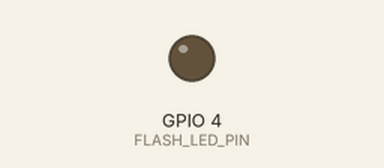
Simulated run of this sketch. Board: ESP32. Shown: output pins drawn as LEDs (lit = HIGH). WiFi joins after 1.5 s; servers stay silent unless stated; uploads are accepted with an empty reply; the camera gives no picture; what the sketch prints to the serial monitor is not drawn. At 4.6 s the program puts the board to deep sleep or switches it off; the recording ends there.

Above: at 0.0 s.
At 3.9 s:
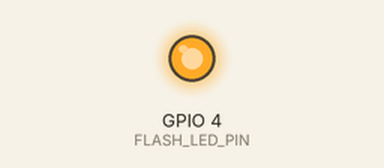
Timing chart, 0 to 4.6 s (numbered marks = the images above):
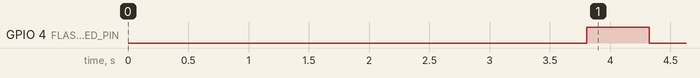

The sketch:

v2.ino
```cpp
#include "esp_camera.h"
#include <WiFi.h>
#include <HTTPClient.h>
#include "esp_sleep.h"

// ===== CONFIG WiFi & Server =====
const char* WIFI_SSID     = "xxxxxxxxxxxxxxx";
const char* WIFI_PASSWORD = "xxxxxxxxxxxxxxx";

// ใช้ IP ของเครื่อง AppServ (ห้ามใช้ localhost)
const char* SERVER_URL    = "http://xxxxxxxxx/meter_upload.php";
const char* DEVICE_ID     = "ESP32CAM_01";

// ตอนทดสอบ: ถ่ายทุก 60 วินาที
#define SLEEP_TIME_US (60ULL * 1000000ULL)

// ใช้งานจริงวันละครั้ง: ปลดคอมเมนต์บรรทัดนี้แทน
// #define SLEEP_TIME_US (24ULL * 60ULL * 60ULL * 1000000ULL)

// ===== PIN ESP32-CAM (AI Thinker) =====
#define PWDN_GPIO_NUM     32
#define RESET_GPIO_NUM    -1
#define XCLK_GPIO_NUM      0
#define SIOD_GPIO_NUM     26
#define SIOC_GPIO_NUM     27

#define Y9_GPIO_NUM       35
#define Y8_GPIO_NUM       34
#define Y7_GPIO_NUM       39
#define Y6_GPIO_NUM       36
#define Y5_GPIO_NUM       21
#define Y4_GPIO_NUM       19
#define Y3_GPIO_NUM       18
#define Y2_GPIO_NUM        5
#define VSYNC_GPIO_NUM    25
#define HREF_GPIO_NUM     23
#define PCLK_GPIO_NUM     22

#define FLASH_LED_PIN      4   // แฟลชบนบอร์ดส่วนใหญ่ใช้ GPIO4

// ===== ตั้งค่ากล้องแบบเน้นคุณภาพภาพ =====
void initCameraHighQuality() {
  camera_config_t config;
  config.ledc_channel = LEDC_CHANNEL_0;
  config.ledc_timer   = LEDC_TIMER_0;

  config.pin_d0       = Y2_GPIO_NUM;
  config.pin_d1       = Y3_GPIO_NUM;
  config.pin_d2       = Y4_GPIO_NUM;
  config.pin_d3       = Y5_GPIO_NUM;
  config.pin_d4       = Y6_GPIO_NUM;
  config.pin_d5       = Y7_GPIO_NUM;
  config.pin_d6       = Y8_GPIO_NUM;
  config.pin_d7       = Y9_GPIO_NUM;
  config.pin_xclk     = XCLK_GPIO_NUM;
  config.pin_pclk     = PCLK_GPIO_NUM;
  config.pin_vsync    = VSYNC_GPIO_NUM;
  config.pin_href     = HREF_GPIO_NUM;
  config.pin_sscb_sda = SIOD_GPIO_NUM;
  config.pin_sscb_scl = SIOC_GPIO_NUM;
  config.pin_pwdn     = PWDN_GPIO_NUM;
  config.pin_reset    = RESET_GPIO_NUM;

  config.xclk_freq_hz = 20000000;
  config.pixel_format = PIXFORMAT_JPEG;

  // ใช้ความละเอียดสูงหน่อยเพื่ออ่านเลขง่าย
  config.frame_size   = FRAMESIZE_SVGA;   // 800x600
  config.jpeg_quality = 10;              // 0-63 (ต่ำ = ชัด)
  config.fb_count     = 1;               // เราใช้แค่เฟรมเดียว

  config.fb_location  = CAMERA_FB_IN_PSRAM;
  config.grab_mode    = CAMERA_GRAB_WHEN_EMPTY;

  esp_err_t err = esp_camera_init(&config);
  if (err != ESP_OK) {
    Serial.printf("Camera init failed with error 0x%x\n", err);
    return;
  }

  Serial.println("Camera init success");

  // ปรับ sensor ให้ภาพคม/สว่างขึ้นนิดนึง
  sensor_t *s = esp_camera_sensor_get();
  if (s) {
    s->set_framesize(s, FRAMESIZE_SVGA); // ย้ำอีกที เผื่อมีค่า default แปลก ๆ
    s->set_brightness(s, 1);             // -2..2
    s->set_contrast(s, 1);               // -2..2
    s->set_sharpness(s, 1);              // -2..2
    s->set_saturation(s, 0);             // -2..2
    s->set_gainceiling(s, GAINCEILING_16X);
    // ถ้าภาพสว่างเกิน/มืดเกิน ค่อยมา fine-tune ตรงนี้ภายหลัง
  }
}

// ===== เชื่อม WiFi =====
bool connectWiFi() {
  WiFi.mode(WIFI_STA);
  WiFi.begin(WIFI_SSID, WIFI_PASSWORD);

  Serial.print("Connecting to WiFi");
  int attempts = 0;
  while (WiFi.status() != WL_CONNECTED && attempts < 30) {
    delay(500);
    Serial.print(".");
    attempts++;
  }
  Serial.println();

  if (WiFi.status() == WL_CONNECTED) {
    Serial.print("WiFi connected, IP: ");
    Serial.println(WiFi.localIP());
    return true;
  } else {
    Serial.println("WiFi connection failed");
    return false;
  }
}

// ===== ส่งรูปไปหา PHP (binary) =====
void uploadImageToServer(camera_fb_t *fb) {
  if (!fb) {
    Serial.println("No frame buffer to upload!");
    return;
  }

  if (WiFi.status() != WL_CONNECTED) {
    Serial.println("WiFi not connected, cannot upload.");
    return;
  }

  HTTPClient http;
  String url = String(SERVER_URL) + "?device_id=" + DEVICE_ID;
  Serial.print("Request URL: ");
  Serial.println(url);

  if (!http.begin(url)) {
    Serial.println("HTTP begin() failed");
    return;
  }

  http.addHeader("Content-Type", "application/octet-stream");
  http.setTimeout(15000); // 15 วินาที เผื่อเน็ตช้า

  Serial.println("Uploading image...");
  int httpResponseCode = http.POST((uint8_t*)fb->buf, fb->len);

  Serial.printf("HTTP Response code: %d\n", httpResponseCode);
  if (httpResponseCode > 0) {
    String response = http.getString();
    Serial.print("Response body: ");
    Serial.println(response);
  } else {
    Serial.printf("HTTP Error: %d (%s)\n",
                  httpResponseCode,
                  http.errorToString(httpResponseCode).c_str());
  }

  http.end();
}

// ===== เข้าสู่ Deep Sleep =====
void goToSleep() {
  Serial.println("Going to deep sleep...");
  esp_sleep_enable_timer_wakeup(SLEEP_TIME_US);
  delay(100);
  esp_deep_sleep_start();
}

// ===== setup & loop =====
void setup() {
  Serial.begin(115200);
  delay(2000);
  Serial.println("\n--- ESP32-CAM Water Meter (High Quality) ---");

  pinMode(FLASH_LED_PIN, OUTPUT);
  digitalWrite(FLASH_LED_PIN, LOW);

  // 1) Init กล้อง (High Quality)
  initCameraHighQuality();

  // ถ้า init ล้มเหลว ไม่ต้องทำต่อ
  // (ตรวจแบบหยาบด้วยการลองเรียก sensor)
  if (!esp_camera_sensor_get()) {
    Serial.println("Camera not ready, go to sleep");
    goToSleep();
  }

  // 2) ต่อ WiFi
  if (!connectWiFi()) {
    esp_camera_deinit();
    goToSleep();
  }

  // 3) เปิดแฟลช + pre-capture
  digitalWrite(FLASH_LED_PIN, HIGH);
  delay(400); // ให้ auto exposure ทำงาน

  // ดึงเฟรมแรกทิ้ง (pre-capture)
  camera_fb_t *fb = esp_camera_fb_get();
  if (fb) {
    esp_camera_fb_return(fb);
  }

  // 4) ดึงเฟรมจริง
  fb = esp_camera_fb_get();

  // ปิดแฟลช
  digitalWrite(FLASH_LED_PIN, LOW);

  if (!fb) {
    Serial.println("Camera capture failed");
  } else {
    Serial.printf("Captured image: %d bytes, %dx%d\n",
                  fb->len, fb->width, fb->height);
    uploadImageToServer(fb);
    esp_camera_fb_return(fb);
  }

  // 5) ปิด WiFi + กล้อง แล้วหลับ
  WiFi.disconnect(true);
  WiFi.mode(WIFI_OFF);
  esp_camera_deinit();

  goToSleep();
}

void loop() {
  // ไม่ใช้ เพราะทำงานทั้งหมดใน setup แล้วก็ deep sleep
}
```

Measured:
- by itself, GPIO 4 (FLASH_LED_PIN): LOW → HIGH at 3.8 s, → LOW 0.52 s later
